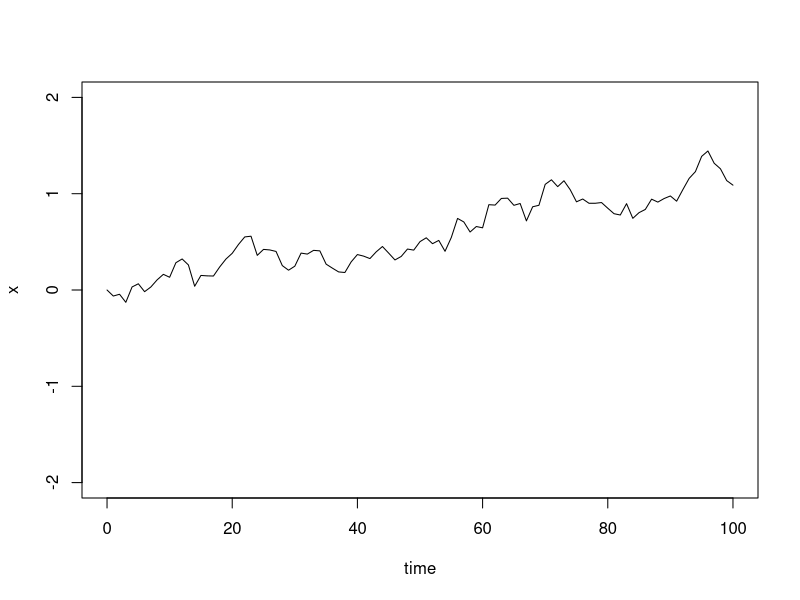
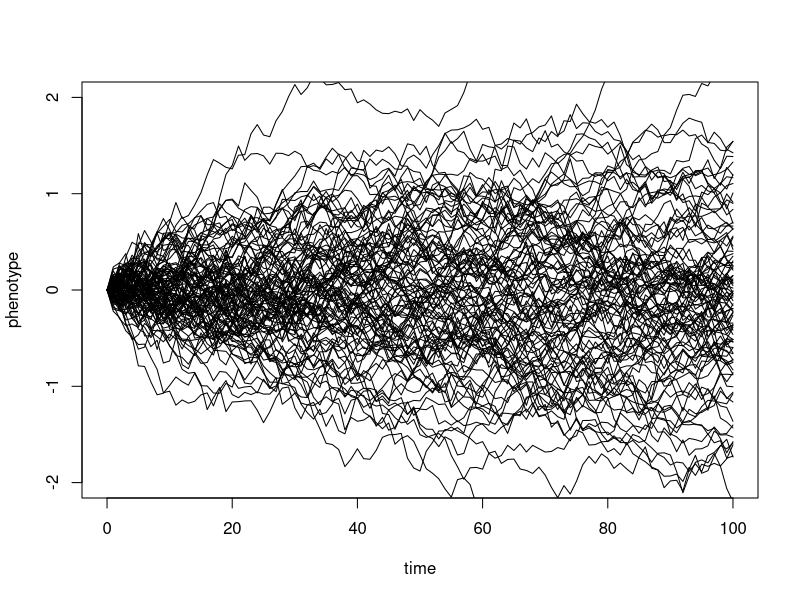
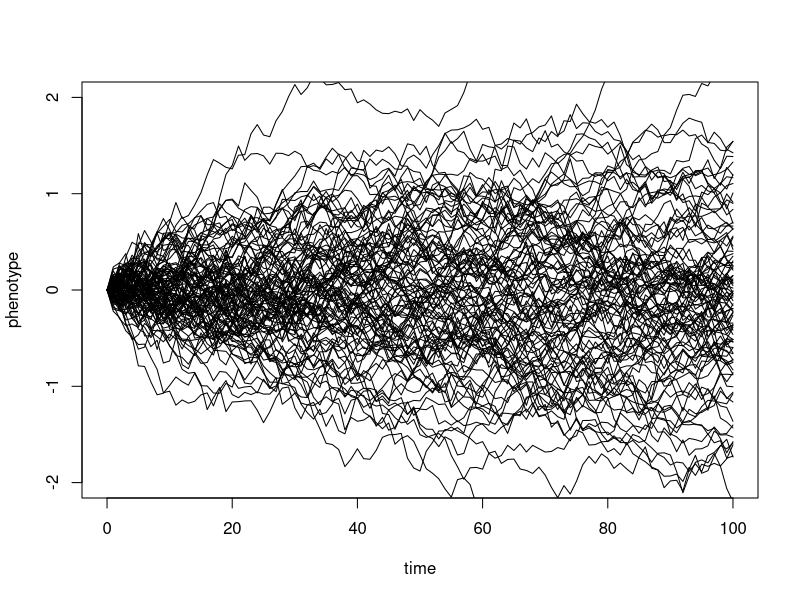
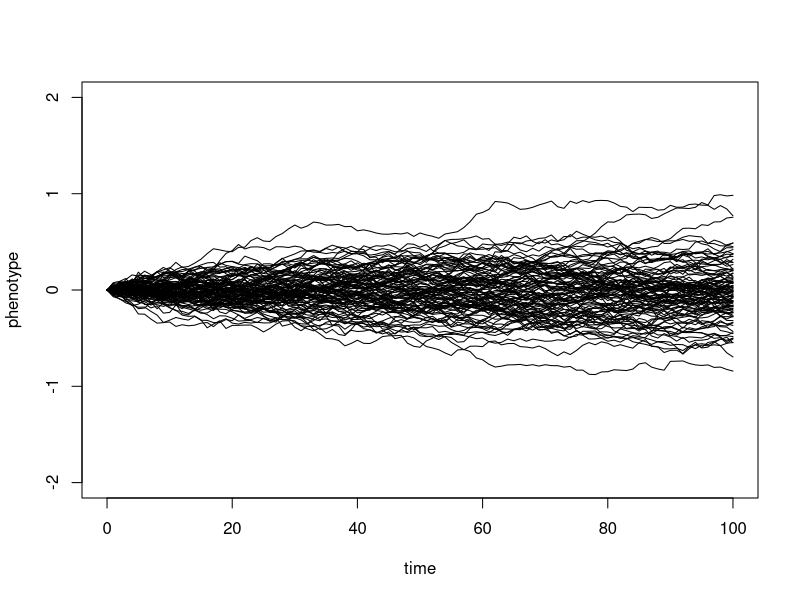
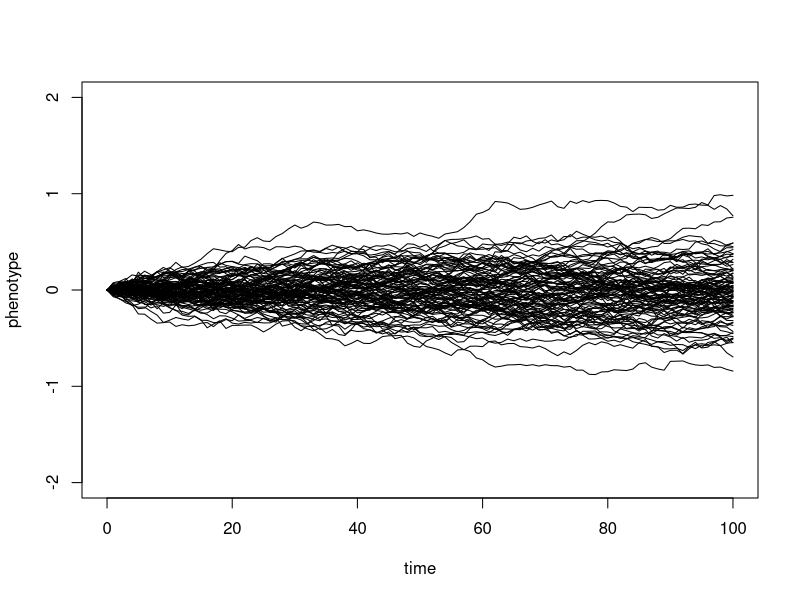
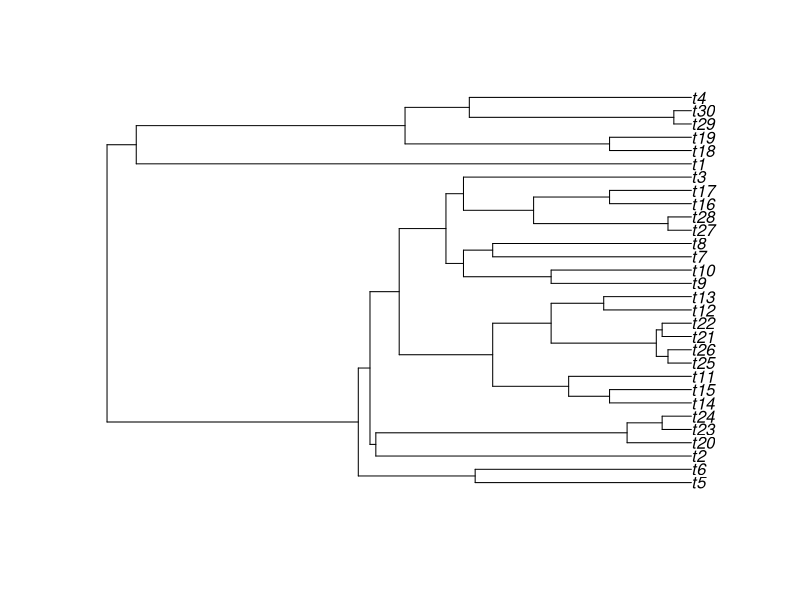

Generate these figures, in order, with R:
# Katie Saund
# Copying http://www.phytools.org/eqg/Exercise_4.1/ by Liam Revell

# Set up number of discrete time generations
time <- 0:100
# Variance of the diffusion process is sig2 per generation
sig2 <- 0.01
# Draw a set of random deviates from a normal distribution
set.seed(1)
x <- rnorm(n = length(time) - 1, sd = sqrt(sig2))
x <- c(0, cumsum(x))
plot(time, x, type = "l", ylim = c(-2, 2))

# Repeat with more simulations
nsim <- 100
set.seed(1)
X <- matrix(rnorm(n = nsim * (length(time) - 1), sd = sqrt(sig2)), nsim, length(time) - 
              1)
X <- cbind(rep(0, nsim), t(apply(X, 1, cumsum)))
plot(time, X[1, ], xlab = "time", ylab = "phenotype", ylim = c(-2, 2), type = "l")
apply(X[2:nsim, ], 1, function(x, time) lines(time, x), t = time)

plot(time, X[1, ], xlab = "time", ylab = "phenotype", ylim = c(-2, 2), type = "l")
apply(X[2:nsim, ], 1, function(x, time) lines(time, x), t = time)

# now divide sigma by 10
set.seed(1)
X <- matrix(rnorm(n = nsim * (length(time) - 1), sd = sqrt(sig2/10)), nsim, length(time) - 
              1)
X <- cbind(rep(0, nsim), t(apply(X, 1, cumsum)))
plot(time, X[1, ], xlab = "time", ylab = "phenotype", ylim = c(-2, 2), type = "l")
apply(X[2:nsim, ], 1, function(x, time) lines(time, x), t = time)

plot(time, X[1, ], xlab = "time", ylab = "phenotype", ylim = c(-2, 2), type = "l")
apply(X[2:nsim, ], 1, function(x, time) lines(time, x), t = time)

# now time to work with a phylogenetic tree and continous time
library(phytools)
time <- 100  # total time
n <- 30  # total taxa
b <- (log(n) - log(2))/time
tree <- pbtree(b = b, n = n, t = time, type = "discrete")
plot(tree)
